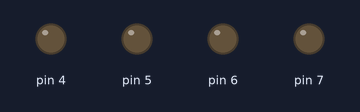
A sketch run on a simulated Arduino Uno, built with avr-gcc and run on an emulated ATmega328P. On the bench: output pins drawn as LEDs (lit = HIGH).

Above: at 0.1 s.
At 0.35 s:
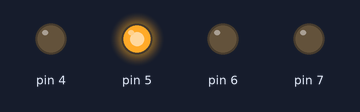
At 1.5 s:
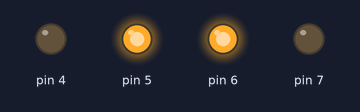
At 3.5 s:
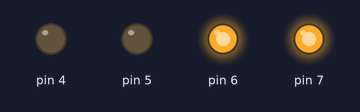
At 6.5 s:
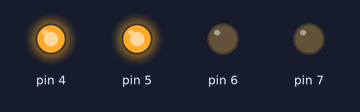
Timing chart, 0 to 7.8 s (numbered marks = the images above):
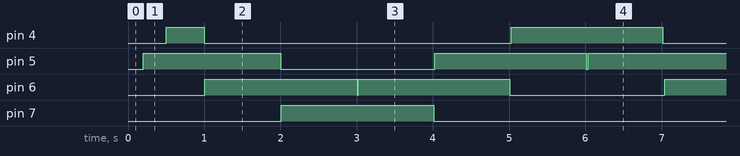

The sketch:

Knight_Rider.ino
```cpp
//unsigned long endtimer, start, present;
int thispin = 4;
unsigned long previousMillis = 0, middleMillis = 0, nextMillis = 0;
unsigned long intervalPrev = 200, intervalBoth = 0, intervalNext = 500;
int ledState = LOW;
int counter = 0;
int counterdown = 0;
int counterup = 0;
void setup()
{
  // put your setup code here, to run once:
  //initialize pins as outputs
  for (int thispin = 4; thispin < 8; thispin++)
  {
    pinMode (thispin, OUTPUT);
  }

}

void loop() {
  //int counter = 0;
unsigned long currentMillis = millis();
if((currentMillis - middleMillis >intervalPrev)&&(counterdown==0))
      {digitalWrite((thispin+1),HIGH);middleMillis=currentMillis;}
      else if ((currentMillis - middleMillis >intervalPrev))
      {digitalWrite((thispin-1),HIGH);middleMillis=currentMillis;}


  if(currentMillis - previousMillis > intervalNext) {
    // save the last time you blinked the LED
    previousMillis = currentMillis;

    // if the LED is off turn it on and vice-versa:
    if (ledState == LOW)
      ledState = HIGH;
    else
      ledState = LOW;

     // if((currentMillis - middleMillis >intervalPrev)&&(counterdown==0))
      //{digitalWrite((thispin+1),HIGH);middleMillis=currentMillis;}
      //else if ((currentMillis - middleMillis >intervalPrev))
      //{digitalWrite((thispin-1),HIGH);middleMillis=currentMillis;}

     // if((currentMillis - nextMillis >intervalBoth)&&(counterdown==0))
      //{digitalWrite((thispin+1),LOW);nextMillis=currentMillis;}
      //else if ((currentMillis - nextMillis >intervalBoth))
      //{digitalWrite((thispin-1),LOW);nextMillis=currentMillis;}

    // set the LED with the ledState of the variable:
    digitalWrite(thispin, ledState);
    counter++;
    if (counter%2==0)
    {
      if (counterdown == 1)
      {
        thispin--;
      }
      else
    thispin++;
    }
    if(thispin ==4)
    counterdown=0;


  if (thispin==7)
  counterdown=1;


}
}
```

Measured:
- by itself, pin 4: repeats every 6.0 s: LOW 4.0 s, HIGH 2.0 s
- by itself, pin 5: repeats every 6.0 s: LOW 2.0 s, HIGH 2.0 s, LOW 0.02 s, HIGH 2.0 s
- by itself, pin 6: repeats every 6.0 s: LOW 0.01 s, HIGH 2.0 s, LOW 2.0 s, HIGH 2.0 s
- by itself, pin 7: alternates HIGH for 1.9 s and LOW for 4.1 s
